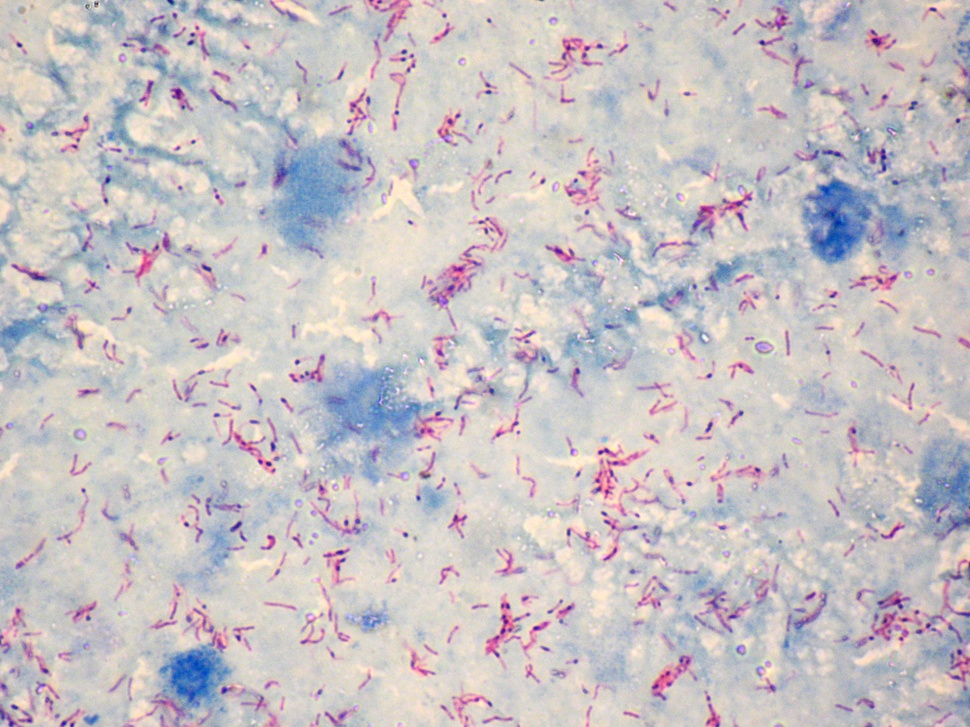
#> input picture datasets/test/Tb_UFAM_CFAAD1_1.JPG, 970 x 727 px, shrunk from 2816 x 2112 before the run
$ python -i image_modifiers.py   (imports and definitions only)
#> lines starting #> are read from the running program, lines starting #| are printed output that depends on the picture; after the words box and inside, x2 and y2 are one past the last pixel; in counts of white or black regions, pixels touching at a corner belong together
#> further down, picture is the input picture: shape (727, 970, 3); mean B, G, R 197, 193.6, 200
import cv2
import numpy as np

from utils.utils import PIXEL_CLASSIFIER_TEST_INPUT


# [11 lines left out: functions denoise_image, sharpen_image, not called in this run]


def adaptive_threshold(image):
    gray = cv2.cvtColor(image, cv2.COLOR_BGR2GRAY)
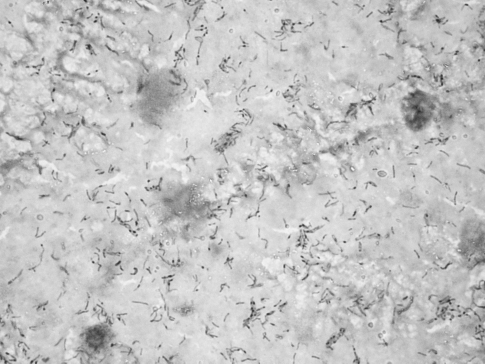
#> gray: shape (727, 970) (shown at 1/2 size); min 33, max 251, mean 195.9
    thresh = cv2.adaptiveThreshold(gray, 255, cv2.ADAPTIVE_THRESH_GAUSSIAN_C, cv2.THRESH_BINARY_INV, 25, 12)
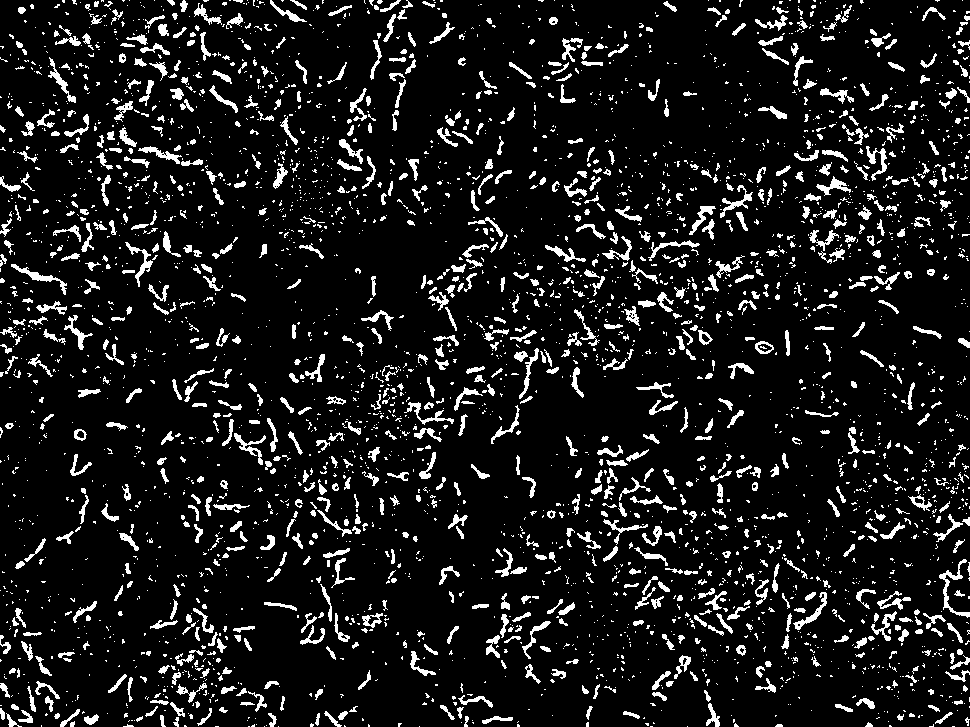
#> thresh: shape (727, 970); 10% white; 3686 white regions (2757 under 20 px), largest, box (x1, y1, x2, y2) and area: (939, 559, 970, 618) 363, (11, 264, 67, 295) 306, (125, 242, 153, 287) 271
    kernel_opening = np.ones((3, 3), np.uint8)
    opening = cv2.morphologyEx(thresh, cv2.MORPH_OPEN, kernel_opening)
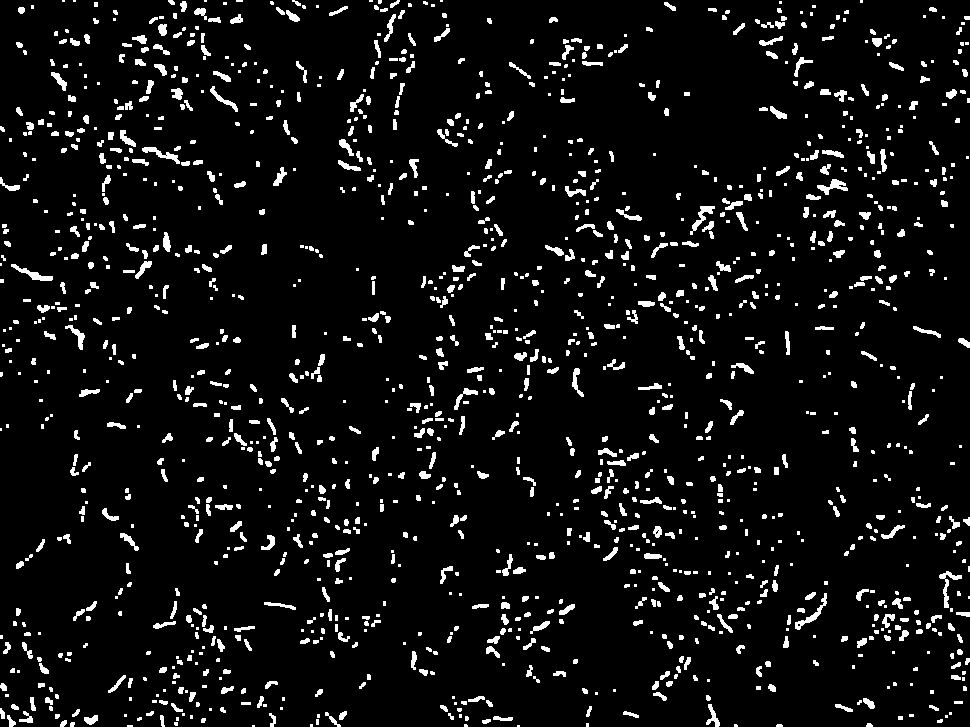
#> opening: shape (727, 970); 6.4% white; 1478 white regions (631 under 20 px), largest, box (x1, y1, x2, y2) and area: (795, 593, 827, 630) 229, (11, 264, 53, 281) 220, (939, 571, 962, 608) 220
    kernel_closing = np.ones((5, 5), np.uint8)
    closing = cv2.morphologyEx(opening, cv2.MORPH_CLOSE, kernel_closing)
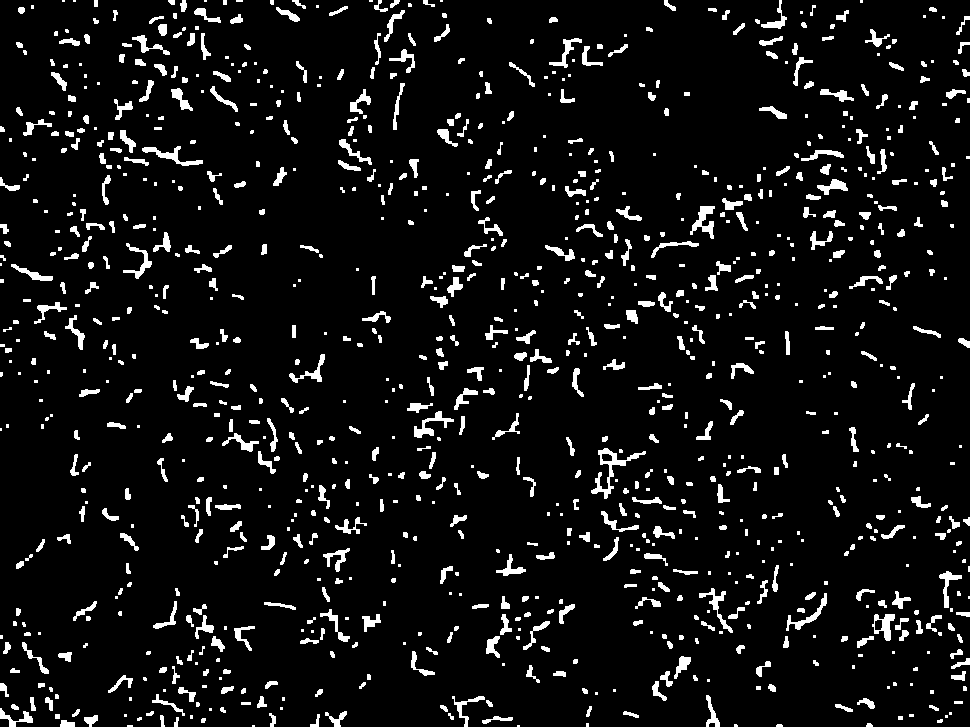
#> closing: shape (727, 970); 7% white; 1053 white regions (379 under 20 px), largest, box (x1, y1, x2, y2) and area: (591, 448, 646, 499) 584, (690, 206, 715, 239) 365, (142, 146, 203, 166) 355
    return closing


# [16 lines left out: function region_of_interest, not called in this run]

>>> import cv2
>>> picture = cv2.imread('../datasets/test/Tb_UFAM_CFAAD1_1.JPG')
>>> result = adaptive_threshold(picture)

$ run again, on datasets/test/Tb_UFAM_CFAAD1_8.JPG
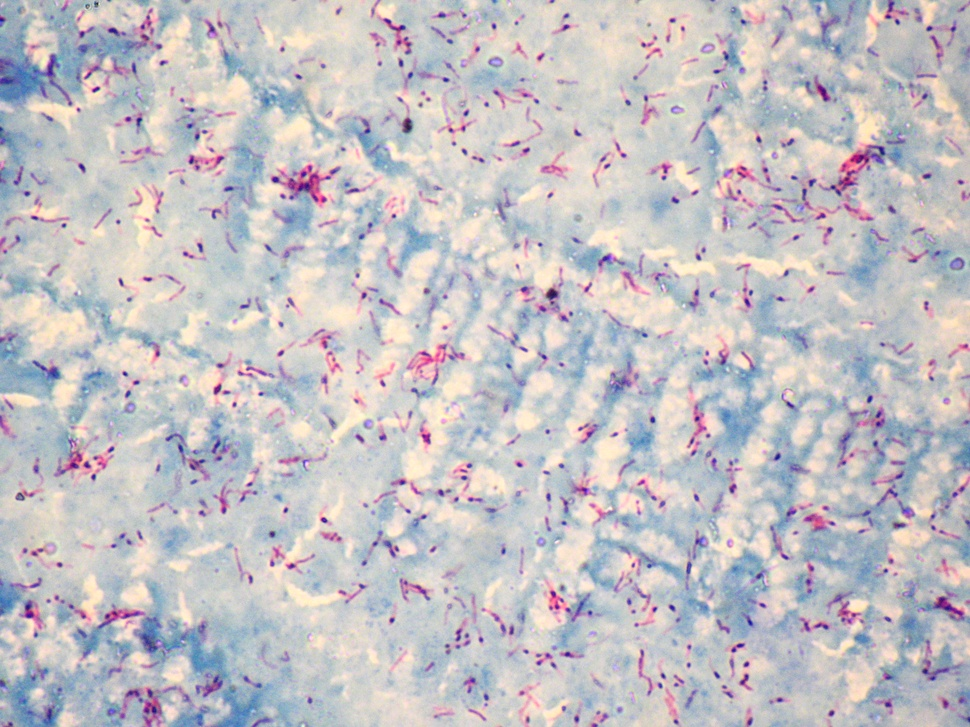
#> input picture datasets/test/Tb_UFAM_CFAAD1_8.JPG, 970 x 727 px, shrunk from 2816 x 2112 before the run
#> picture is the input picture: shape (727, 970, 3); mean B, G, R 197.2, 192.6, 195.9
#> in adaptive_threshold, `thresh = cv2.adaptiveThreshold(gray, 255, cv2.ADAPTIVE_THRESH_GAUSSIAN..`:
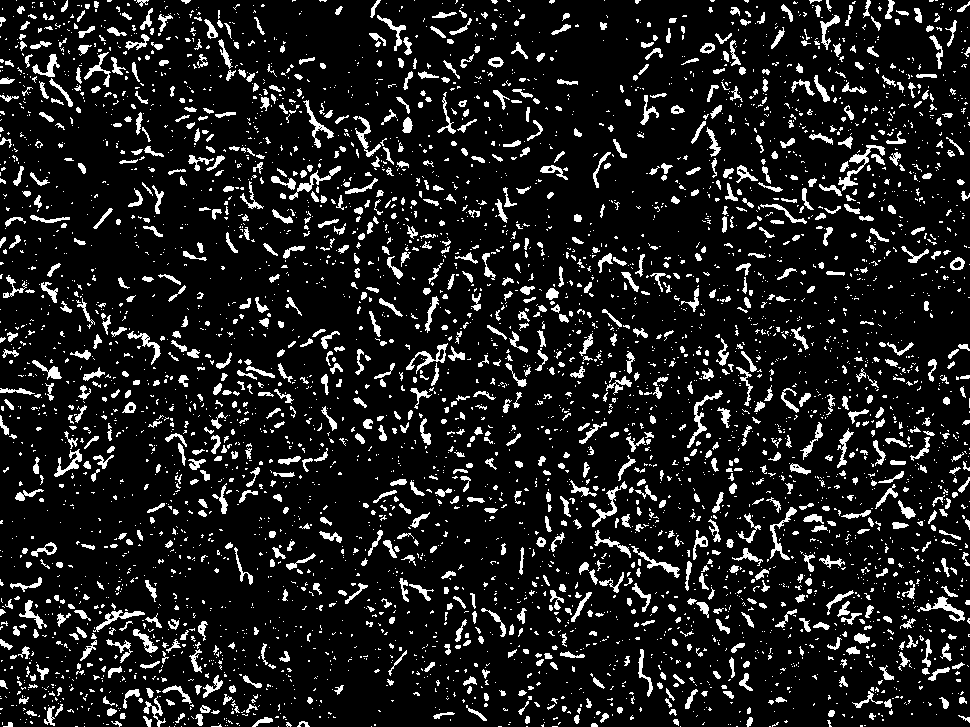
#> thresh: shape (727, 970); 11.4% white; 4691 white regions (3549 under 20 px), largest, box (x1, y1, x2, y2) and area: (838, 145, 885, 191) 423, (917, 596, 965, 622) 332, (687, 390, 723, 448) 326
#> opening: shape (727, 970); 7.3% white; 1686 white regions (709 under 20 px), largest, box (x1, y1, x2, y2) and area: (933, 597, 965, 620) 230, (46, 54, 59, 77) 161, (358, 118, 370, 148) 156
#> in adaptive_threshold, `closing = cv2.morphologyEx(opening, cv2.MORPH_CLOSE, kernel_closing)`:
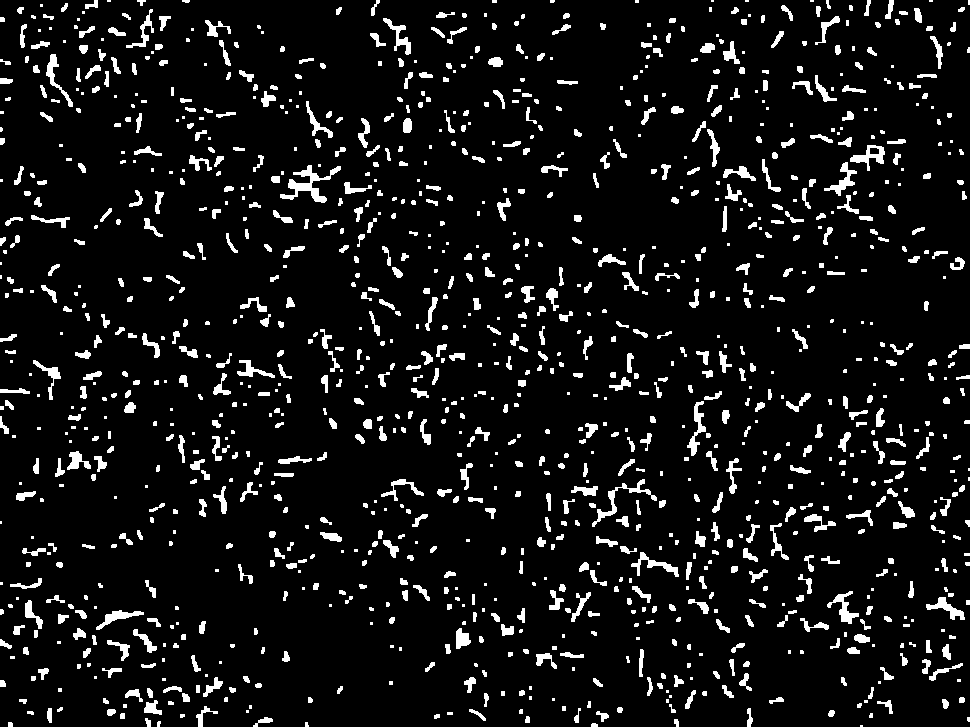
#> closing: shape (727, 970); 7.9% white; 1249 white regions (430 under 20 px), largest, box (x1, y1, x2, y2) and area: (280, 165, 341, 203) 703, (592, 479, 657, 527) 444, (850, 145, 885, 171) 354

$ run again, on datasets/test/Tb_UFAM_CFAAD2_1.JPG
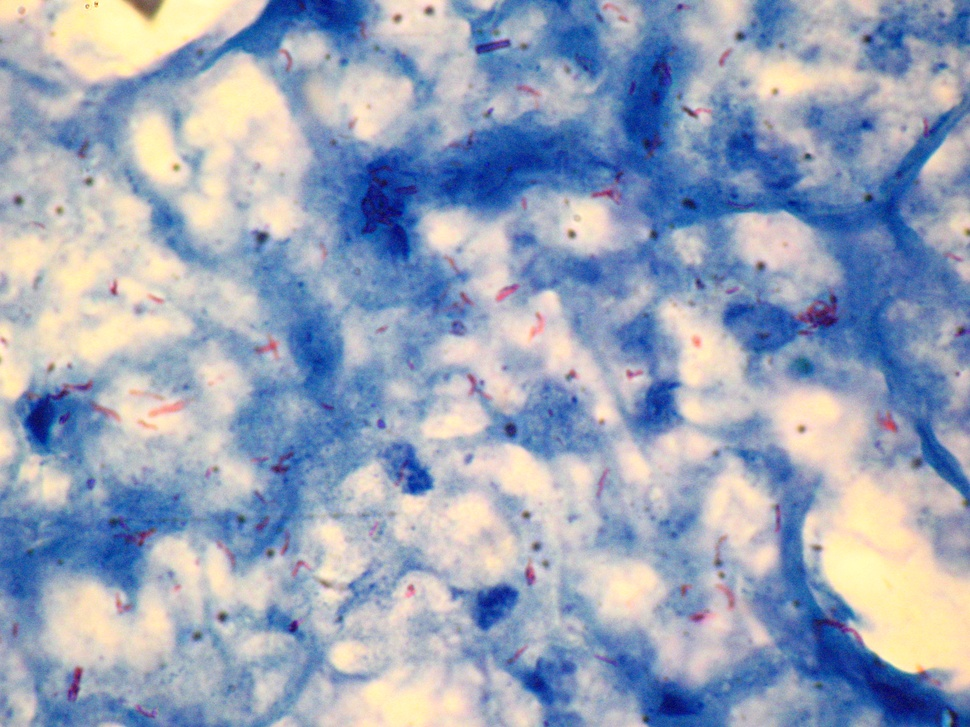
#> input picture datasets/test/Tb_UFAM_CFAAD2_1.JPG, 970 x 727 px, shrunk from 2816 x 2112 before the run
#> picture is the input picture: shape (727, 970, 3); mean B, G, R 185.9, 164.1, 152.6
#> in adaptive_threshold, `thresh = cv2.adaptiveThreshold(gray, 255, cv2.ADAPTIVE_THRESH_GAUSSIAN..`:
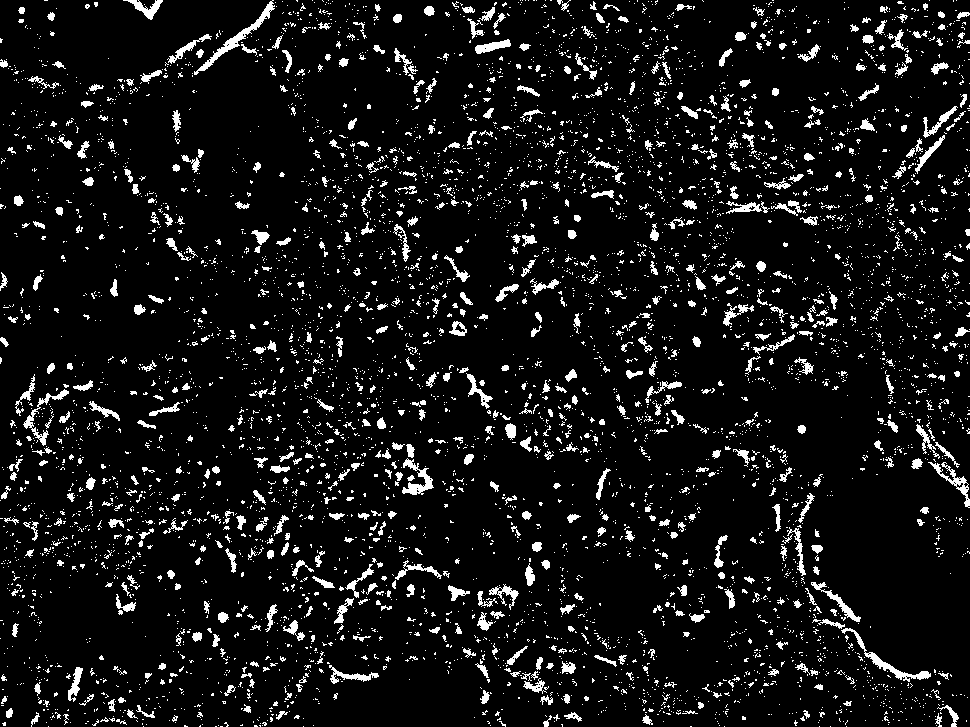
#> thresh: shape (727, 970); 8% white; 5949 white regions (5229 under 20 px), largest, box (x1, y1, x2, y2) and area: (194, 0, 275, 75) 673, (841, 628, 931, 682) 567, (402, 458, 434, 495) 450
#> opening: shape (727, 970); 3.9% white; 882 white regions (434 under 20 px), largest, box (x1, y1, x2, y2) and area: (199, 2, 273, 71) 600, (869, 653, 931, 679) 380, (402, 469, 433, 495) 313
#> in adaptive_threshold, `closing = cv2.morphologyEx(opening, cv2.MORPH_CLOSE, kernel_closing)`:
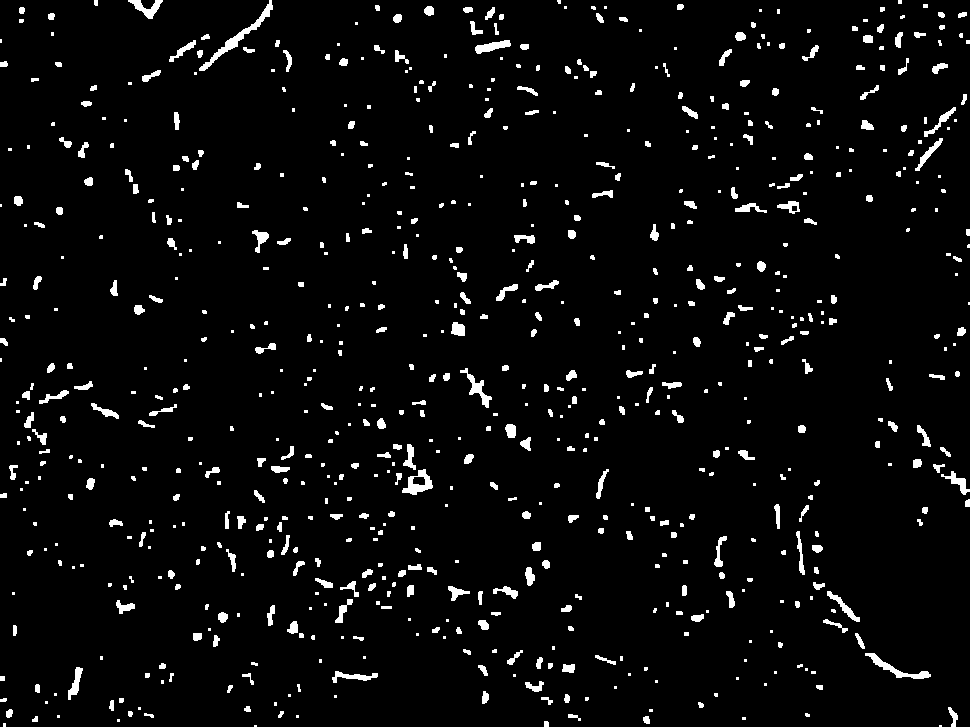
#> closing: shape (727, 970); 4.1% white; 748 white regions (325 under 20 px), largest, box (x1, y1, x2, y2) and area: (199, 0, 273, 71) 618, (865, 653, 931, 679) 404, (402, 469, 433, 495) 374
